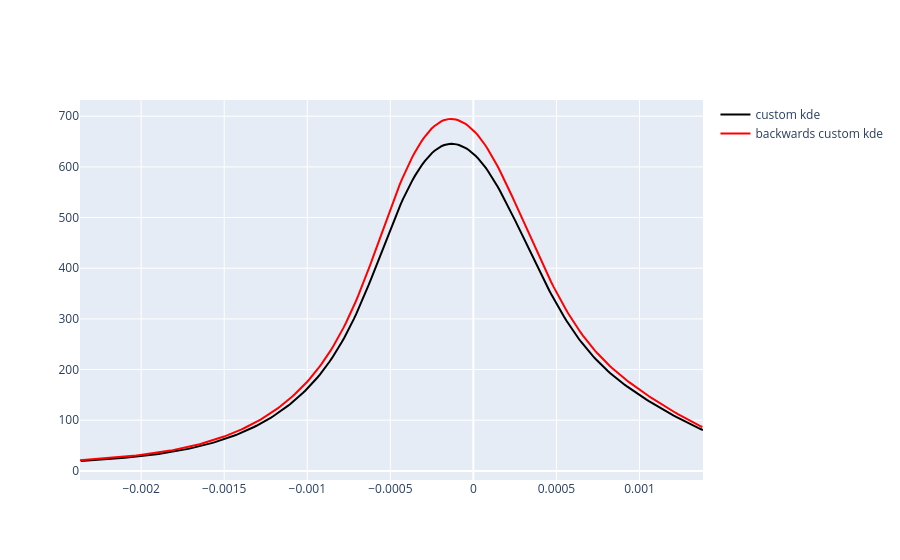

Notebook source saved alongside this figure:
### Code cell
dSup, dens = lqd2dens(lqd, lqdSup, c=c, dSup=kde.grid)

fig = go.Figure()

# Gaussian KDE
fig.add_trace(
    go.Scatter(
        x=kde.grid,
        y=density,
        mode="lines",
        name="custom kde",
        line=dict(color="black")
    )
)

# Gaussian KDE
fig.add_trace(
    go.Scatter(
        x=dSup,
        y=dens,
        mode="lines",
        name="backwards custom kde",
        line=dict(color="red")
    )
)


fig.show()

### Figure 1 — Plotly figure (JSON) as saved in the notebook; plotly's stock layout.template omitted (floating-point values rounded to 4 significant figures; data arrays with more than 128 entries replaced by an {"elided": "..."} marker saying what was removed)
{"data": [{"line": {"color": "black"}, "mode": "lines", "name": "custom kde", "type": "scatter", "x": {"elided": "256 float values"}, "y": {"elided": "256 float values"}}, {"line": {"color": "red"}, "mode": "lines", "name": "backwards custom kde", "type": "scatter", "x": {"elided": "256 float values"}, "y": {"elided": "256 float values"}}], "layout": {}}
